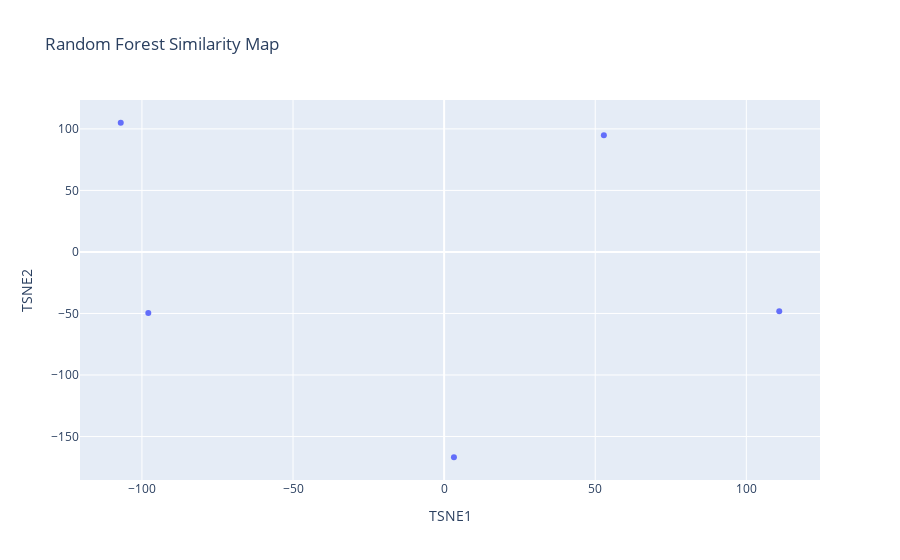

Write notebook code for a chart like this one.
### Code cell
# If not already installed, install necessary packages
# !pip install pandas scikit-learn plotly

import pandas as pd
import numpy as np
from sklearn.ensemble import RandomForestClassifier
from sklearn.manifold import TSNE
import plotly.express as px

# Sample binary data
data = {
    'Feature1': [1, 0, 1, 0, 1],
    'Feature2': [0, 1, 0, 1, 0],
    'Feature3': [1, 1, 0, 0, 1],
    'Feature4': [0, 0, 1, 1, 0]
}
df = pd.DataFrame(data)

# Train a Random Forest
rf = RandomForestClassifier(n_estimators=100, random_state=42)
rf.fit(df, np.zeros(df.shape[0]))  # Dummy target

# Compute the proximity matrix
leaf_indices = rf.apply(df)
n_samples = df.shape[0]
proximity_matrix = np.zeros((n_samples, n_samples))

for i in range(n_samples):
    for j in range(n_samples):
        proximity_matrix[i, j] = np.sum(leaf_indices[i] == leaf_indices[j])

# Normalize proximity matrix to get similarity (0 to 1 scale)
proximity_matrix /= rf.n_estimators

# Apply t-SNE to the proximity matrix
tsne = TSNE(n_components=2, metric="precomputed", random_state=42, perplexity=2,
            init='random')
tsne_results = tsne.fit_transform(1 - proximity_matrix)  # Use dissimilarity (1 - similarity)

# Create a DataFrame with the t-SNE results
tsne_df = pd.DataFrame(tsne_results, columns=['TSNE1', 'TSNE2'])

# Plot the results using Plotly
fig = px.scatter(tsne_df, x='TSNE1', y='TSNE2', title='Random Forest Similarity Map')
fig.show()

### Figure 1 — Plotly figure (JSON) as saved in the notebook; plotly's stock layout.template omitted (floating-point values rounded to 4 significant figures)
{"data": [{"hovertemplate": "TSNE1=%{x}<br>TSNE2=%{y}<extra></extra>", "legendgroup": "", "marker": {"color": "#636efa", "symbol": "circle"}, "mode": "markers", "name": "", "orientation": "v", "showlegend": false, "type": "scatter", "x": [52.86, 110.9, -97.9, 3.248, -107.0], "xaxis": "x", "y": [94.86, -48.2, -49.59, -166.8, 105.0], "yaxis": "y"}], "layout": {"legend": {"tracegroupgap": 0}, "title": {"text": "Random Forest Similarity Map"}, "xaxis": {"anchor": "y", "domain": [0, 1], "title": {"text": "TSNE1"}}, "yaxis": {"anchor": "x", "domain": [0, 1], "title": {"text": "TSNE2"}}}}
